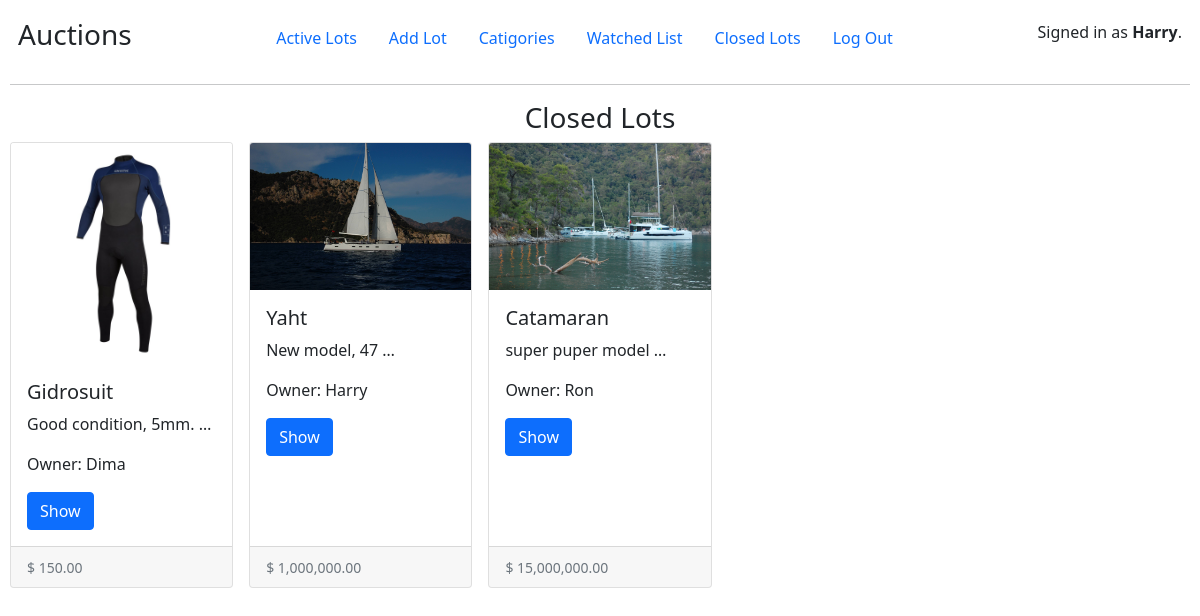
/closelist (signed in), run on the app's committed database.
### auctions/models.py (models this page shows, shortened)
class User(AbstractUser):
    pass

class Lot(models.Model):
    lot_title = models.CharField(max_length=64, unique=True, verbose_name="Title")
    lot_img = models.ImageField(
        blank = True, upload_to = "pic/",
        verbose_name="Photo", default='pic/no_img.jpg')
    lot_description = models.TextField(blank=True)
    lot_catigory = models.ForeignKey(Catigory, on_delete=models.CASCADE, related_name="categories")
    lot_price = models.DecimalField(
        max_digits=20, decimal_places=2,
        validators=[MinValueValidator(0.001)], verbose_name="Price",
        help_text="Min prise is $0.01")
    lot_last_bid = models.DecimalField(max_digits=20, decimal_places=2, default=0)
    lot_owner = models.ForeignKey(User, on_delete=models.CASCADE)
    lot_status = models.BooleanField(default=True)

### auctions/views.py (the view)
# urls.py: path('closelist', CloseList.as_view(), name="closelist")
class CloseList(ObjectIndexMexin, View):
    model = Lot
    template = 'auctions/closelist.html'

### auctions/util.py (called while the page is built)
    def get(self,request):
        if not request.user.is_authenticated:
            return HttpResponseRedirect(reverse("login"))
        else:
            obj = self.model.objects.all()
            return render(request, self.template,{
                "lots" : obj
            })

### auctions/templates/auctions/closelist.html
{% extends "auctions/layout.html" %}
{% block body %}
<h3 class="col-md-4 offset-md-4 text-center">Closed Lots</h3>
<div class="row row-cols-1 row-cols-md-5 g-3">
    {% for lot in lots %}
        {% if not lot.lot_status %}
            {% include 'includes/index_template.html' %}
        {% endif %}
    {% empty %}
            <h2> No Lots </h2>
    {% endfor%}
  </div>
{% endblock %}

### auctions/templates/auctions/layout.html (shortened to what this page needs)
{% load static %}
<!DOCTYPE html>
<html lang="en">
    <head>
        <link href="https://cdn.jsdelivr.net/npm/bootstrap@5.1.3/dist/css/bootstrap.min.css" rel="stylesheet">
        <link href="{% static 'auctions/styles.css' %}" rel="stylesheet">
    </head>
    <body>
        <div class="d-flex justify-content-between">
            <div class="p-2 bd-highlight">
                <span class="align-bottom"><h3>Auctions</h3></span>
            </div>
            <div class="p-2 bd-highlight">
                <ul class="nav">
                    <li class="nav-item">
                        <a class="nav-link" href="{% url 'index' %}">Active Lots</a>
                    </li>
                    {% if user.is_authenticated %}
                        <li class="nav-item">
                            <a class="nav-link" href="{% url 'lot_add_url' %}">Add Lot</a>
                        </li>
                        <li class="nav-item">
                            <a class="nav-link" href="{% url 'catigories_list_url' %}">Catigories</a>
                        </li>
                        <li class="nav-item">
                            <a class="nav-link" href="{% url 'watchlist' %}">Watched List</a>
                        </li>
                        <li class="nav-item">
                            <a class="nav-link" href="{% url 'closelist' %}">Closed Lots</a>
                        </li>
                        <li class="nav-item">
                            <a class="nav-link" href="{% url 'logout' %}">Log Out</a>
                        </li>
                    {% endif %}
                </ul>
            </div>
            <div class="p-2 bd-highlight">
                {% if user.is_authenticated %}
                    <span class="align-middle">Signed in as <strong>{{ user.username }}</strong>.</span>
                {% else %}
                    Not signed in.
            {% endif %}
            </div>
          </div>
        <hr>
        {% block body %}
        {% endblock %}
    </body>
</html>

### auctions/templates/includes/index_template.html
<div class="col">
    <div class="card h-100">
        <img src="{{ lot.lot_img.url }}" class="card-img-top" alt="Lot Img">
      <div class="card-body">
        <h5 class="card-title">{{lot.lot_title}}</h5>
        <p class="card-text">{{lot.lot_description | truncatewords:3}} </p>
        <p class="card-text">Owner: {{lot.lot_owner}} </p>
        <a href="{% url 'lot_detail_url' lot_id=lot.id %}" class="btn btn-primary">Show</a>
      </div>
      <div class="card-footer">
        <small class="text-muted">$ {{lot.lot_price|floatformat:"2g"}}</small>
      </div>
    </div>
  </div>

### auctions/static/auctions/styles.css (style rules this page uses)
body { padding: 10px; }

### data on the page
User: username "Harry"
Lot: lot_img (picture), lot_title "Gidrosuit", lot_description "Good condition, 5mm. …", lot_owner "Dima", lot_price "150.00"
Lot: lot_img (picture), lot_title "Yaht", lot_description "New model, 47 …", lot_owner "Harry", lot_price "1,000,000.00"
Lot: lot_img (picture), lot_title "Catamaran", lot_description "super puper model …", lot_owner "Ron", lot_price "15,000,000.00"
